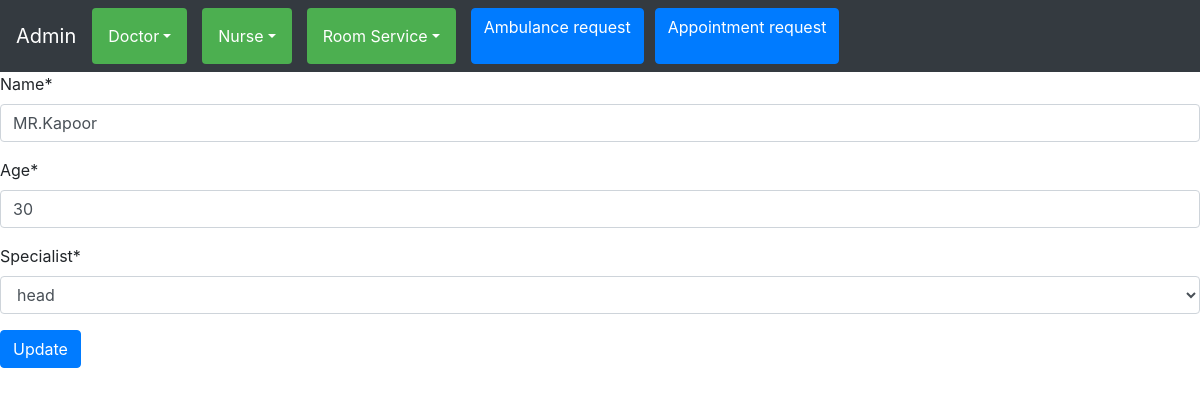
Page /admin_app/Update_Doctor/1 on the committed database.
### admin_app/models.py (models this page shows)
class Doctor(models.Model):
    Name = models.CharField(max_length=20)
    Age = models.IntegerField()
    Specialist = models.ForeignKey(Speciality,on_delete=models.CASCADE)

### admin_app/views.py (the view)
# urls.py: path("Update_Doctor/<int:id>",views.Update_Doctor,name="Update_Doctor"),
def Update_Doctor(request,id):
    upd=Doctor.objects.get(id=id)
    update = DoctorForm(request.POST or None,request.FILES or None,instance=upd)
    if update.is_valid():
        update.save()
        return redirect("Read_Doctor")
    return render(request,"Update_Doctor.html",{"update":update})

### admin_app/forms.py
class DoctorForm(forms.ModelForm):
    class Meta:
        model = Doctor
        fields = "__all__"

### admin_app/models.py (called while the page is built)
    def __str__(self):
        return self.speciality

### templates/Update_Doctor.html (shortened to what this page needs)
{%extends 'base.html'%}
{%block containt%}
{%include 'nav.html'%}
<form method="POST" enctype="multipart/form-data">
    {%load crispy_forms_tags%}
    {{update|crispy}}
    <button type="submit" class="btn btn-primary">Update</button>
</form>
{%endblock%}

### rows in the picture
Doctor: Name "MR.Kapoor", Age "30", Specialist "head"
